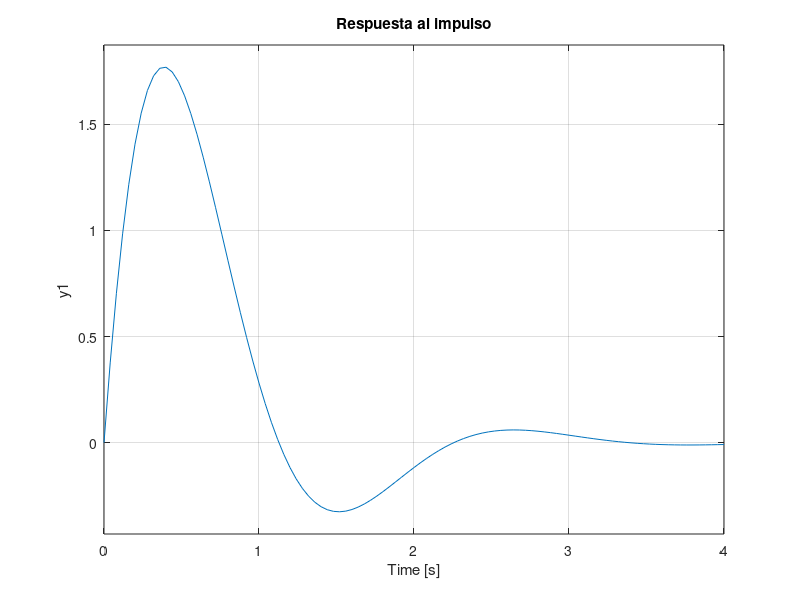

The MATLAB source for this figure:
% 1. Definir los coeficientes (Ejemplo: H(s) = 10 / (s^2 + 3s + 10))
num = [10];          % Numerador
den = [1 3 10];      % Denominador: s^2 + 3s + 10

% 2. Crear la función de transferencia
H = tf(num, den);

% División de la figura en una malla de 2x1 y selección del primer cuadrante.
subplot(2,1,1);
% Simulación y visualización de la respuesta temporal ante una entrada escalón.
step(H);
% Activación de la rejilla para facilitar la lectura de parámetros temporales.
grid on;
title('Respuesta al escalón');

% Selección del segundo cuadrante de la figura.
subplot(2,1,2);
% Simulación de la respuesta del sistema ante una excitación de tipo impulso.
impulse(H);
% Inclusión de rejilla para análisis de la respuesta transitoria.
grid on;
title('Respuesta al impulso');
